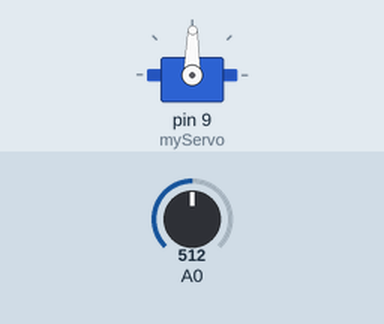
A sketch run on a simulated Arduino Uno, built with avr-gcc and run on an emulated ATmega328P. Shown: servo. The inputs (shaded band) are chosen by the test bench; at power-on: A0 = 512.

Above: at 1.2 s.
1.3 s: A0 set to 716
At 2.3 s:
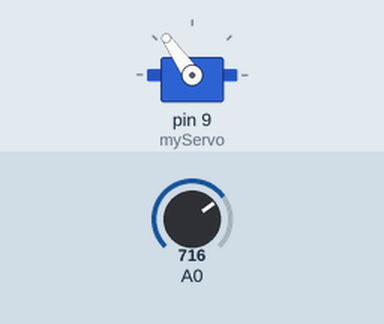
2.8 s: A0 set to 900
At 3.1 s:
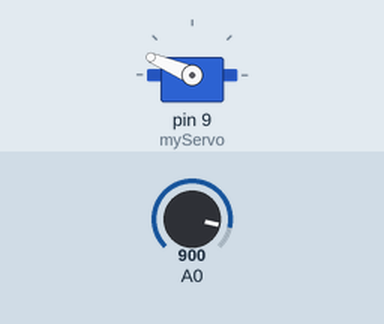
4.3 s: A0 set to 1023
At 5.5 s:
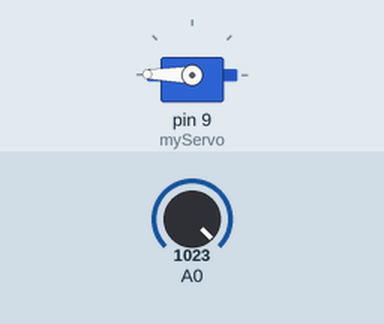
5.8 s: A0 set to 306
At 6.6 s:
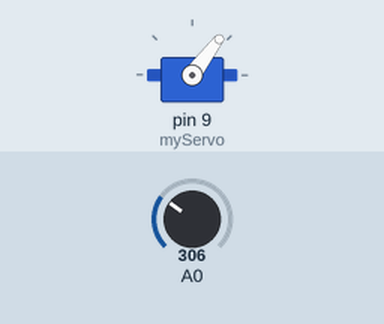
7.3 s: A0 set to 122
At 8.0 s:
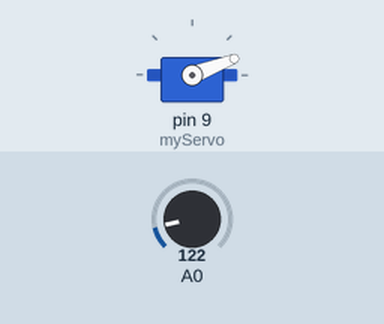
8.8 s: A0 set to 511
At 10.1 s:
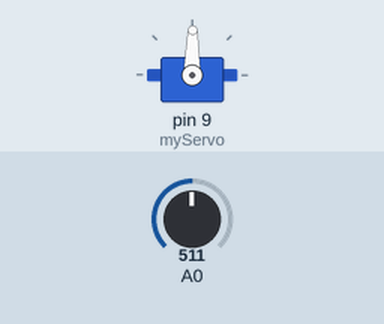
Timing chart, 0 to 11.3 s (numbered marks = the images above; inputs shaded):
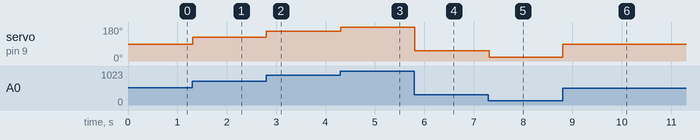

Measured:
- after the input at 1.3 s, servo on pin 9 (myServo): 89° → 125° at once
- after the input at 2.8 s, servo on pin 9 (myServo): 125° → 157° at once
- after the input at 4.3 s, servo on pin 9 (myServo): 157° → 179° at once
- after the input at 5.8 s, servo on pin 9 (myServo): 179° → 53° at once
- after the input at 7.3 s, servo on pin 9 (myServo): 53° → 21° at once
- after the input at 8.8 s, servo on pin 9 (myServo): 21° → 89° at once

The sketch:

potentiometer-mood-cue.ino
```cpp
#include<Servo.h>
Servo myServo;
int potVal, angle;
void setup() {
  myServo.attach(9);
  Serial.begin(9600);
}

void loop() {
  potVal = analogRead(A0);
  angle = map(potVal, 0, 1023, 0, 179);
  myServo.write(angle);
  delay(15);
}
```
